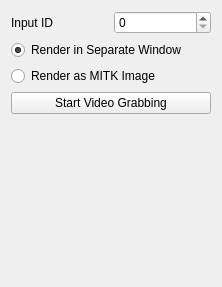
<?xml version="1.0" encoding="UTF-8"?>
<ui version="4.0">
 <class>SimpleOpenCVExampleControls</class>
 <widget class="QWidget" name="SimpleOpenCVExampleControls">
  <property name="geometry">
   <rect>
    <x>0</x>
    <y>0</y>
    <width>222</width>
    <height>287</height>
   </rect>
  </property>
  <property name="minimumSize">
   <size>
    <width>0</width>
    <height>0</height>
   </size>
  </property>
  <property name="windowTitle">
   <string>QmitkTemplate</string>
  </property>
  <layout class="QVBoxLayout" name="verticalLayout">
   <item>
    <layout class="QHBoxLayout" name="horizontalLayout">
     <item>
      <widget class="QLabel" name="label">
       <property name="text">
        <string>Input ID</string>
       </property>
      </widget>
     </item>
     <item>
      <widget class="QSpinBox" name="m_InputID"/>
     </item>
    </layout>
   </item>
   <item>
    <widget class="QRadioButton" name="m_SeparateWindow">
     <property name="text">
      <string>Render in Separate Window</string>
     </property>
     <property name="checked">
      <bool>true</bool>
     </property>
    </widget>
   </item>
   <item>
    <widget class="QRadioButton" name="m_MITKImage">
     <property name="text">
      <string>Render as MITK Image</string>
     </property>
    </widget>
   </item>
   <item>
    <widget class="QPushButton" name="m_StartGrabbing">
     <property name="text">
      <string>Start Video Grabbing</string>
     </property>
    </widget>
   </item>
   <item>
    <spacer name="spacer1">
     <property name="orientation">
      <enum>Qt::Vertical</enum>
     </property>
     <property name="sizeType">
      <enum>QSizePolicy::Expanding</enum>
     </property>
     <property name="sizeHint" stdset="0">
      <size>
       <width>20</width>
       <height>220</height>
      </size>
     </property>
    </spacer>
   </item>
  </layout>
 </widget>
 <layoutdefault spacing="6" margin="11"/>
 <resources/>
 <connections/>
</ui>
